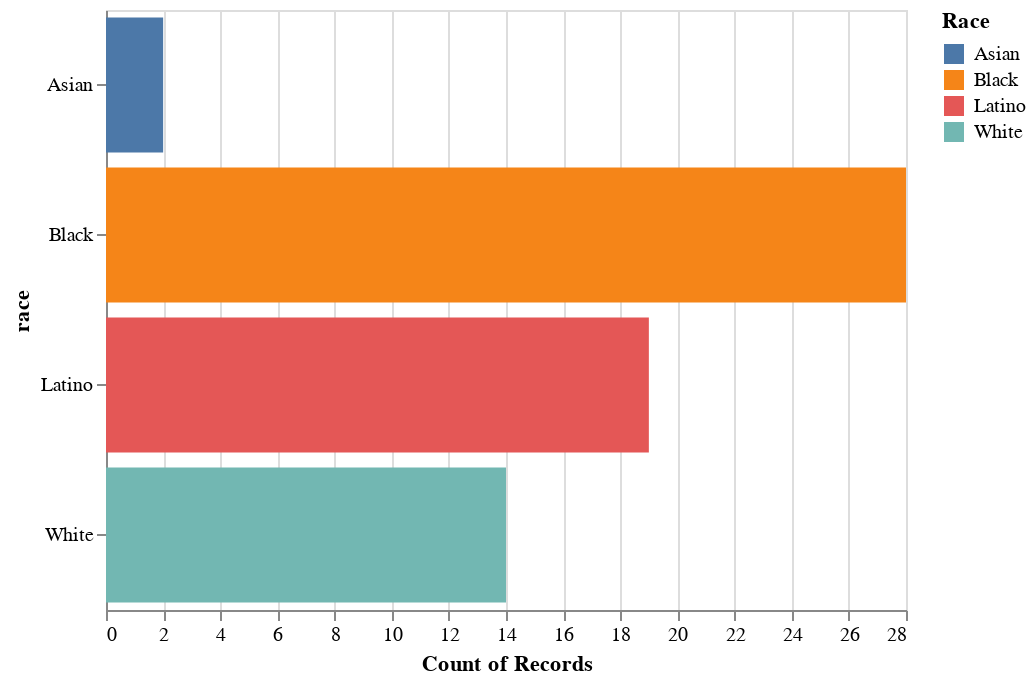

Here is the notebook cell this chart was saved with:
### Markdown cell above
Break out the legend class to clean it up further

### Code cell
alt.Chart(df).mark_bar().encode(
    x="count()",
    y="race",
    color=alt.Color("race", legend=alt.Legend(title="Race"))
)

### Figure 1 — Vega-Lite specification as saved in the notebook (floating-point values rounded to 4 significant figures)
{"$schema": "https://vega.github.io/schema/vega-lite/v2.3.0.json", "config": {"view": {"height": 300, "width": 400}}, "data": {"values": [{"address": "2009 W. 6th St.", "age": 18, "death_date": "1992-04-30", "first_name": "Cesar A.", "gender": "Male", "last_name": "Aguilar", "latitude": 34.06, "longitude": -118.3, "neighborhood": "Westlake", "race": "Latino", "type": "Officer-involved shooting"}, {"address": "Main & College streets", "age": 42, "death_date": "1992-05-01", "first_name": "George", "gender": "Male", "last_name": "Alvarez", "latitude": 34.06, "longitude": -118.2, "neighborhood": "Chinatown", "race": "Latino", "type": "Not riot-related"}, {"address": "3100 Rosecrans Ave.", "age": 40, "death_date": "1992-05-23", "first_name": "Wilson", "gender": "Male", "last_name": "Alvarez", "latitude": 33.9, "longitude": -118.3, "neighborhood": "Hawthorne", "race": "Latino", "type": "Homicide"}, {"address": "Rosecrans & Chester avenues", "age": 30, "death_date": "1992-04-30", "first_name": "Brian E.", "gender": "Male", "last_name": "Andrew", "latitude": 33.9, "longitude": -118.2, "neighborhood": "Compton", "race": "Black", "type": "Officer-involved shooting"}, {"address": "1600 W. 60th St.", "age": 87, "death_date": "1992-05-03", "first_name": "Vivian", "gender": "Female", "last_name": "Austin", "latitude": 33.99, "longitude": -118.3, "neighborhood": "Harvard Park", "race": "Black", "type": "Death"}, {"address": "4404 S. Western Ave.", "age": 27, "death_date": "1992-04-30", "first_name": "Franklin", "gender": "Male", "last_name": "Benavidez", "latitude": 34.0, "longitude": -118.3, "neighborhood": "Vermont Square", "race": "Latino", "type": "Officer-involved shooting"}, {"address": "Harbor Freeway near Slauson Avenue", "age": 42, "death_date": "1992-05-02", "first_name": "Carol", "gender": "Female", "last_name": "Benson", "latitude": 33.99, "longitude": -118.3, "neighborhood": "South Park", "race": "Black", "type": "Death"}, {"address": "2740 W. Olympic Blvd.", "age": 30, "death_date": "1992-04-30", "first_name": "Patrick", "gender": "Male", "last_name": "Bettan", "latitude": 34.05, "longitude": -118.3, "neighborhood": "Koreatown", "race": "White", "type": "Homicide"}, {"address": "Vermont & Leeward avenues", "age": 49, "death_date": "1992-04-30", "first_name": "Hector", "gender": "Male", "last_name": "Castro", "latitude": 34.06, "longitude": -118.3, "neighborhood": "Koreatown", "race": "Latino", "type": "Homicide"}, {"address": "Santa Monica Boulevard & Seward Street", "age": 26, "death_date": "1992-04-30", "first_name": "Jerel L.", "gender": "Male", "last_name": "Channell", "latitude": 34.09, "longitude": -118.3, "neighborhood": "Hollywood", "race": "Black", "type": "Death"}, {"address": "Vermont Avenue & 43rd Street", "age": 15, "death_date": "1992-04-30", "first_name": "Gregory", "gender": "Male", "last_name": "Davis Jr.", "latitude": 34.01, "longitude": -118.3, "neighborhood": "Vermont Square", "race": "Black", "type": "Homicide"}, {"address": "5800 block of South Vermont Avenue", "age": null, "death_date": "1992-05-02", "first_name": "John", "gender": "Male", "last_name": "Doe #80", "latitude": 33.99, "longitude": -118.3, "neighborhood": "Vermont-Slauson", "race": "White", "type": "Homicide"}, {"address": "3500 block of Winslow Drive", "age": 56, "death_date": "1992-05-01", "first_name": "Harry", "gender": "Male", "last_name": "Doller", "latitude": 34.09, "longitude": -118.3, "neighborhood": "Silver Lake", "race": "White", "type": "Not riot-related"}, {"address": "614 S. Locust Ave.", "age": 35, "death_date": "1992-04-30", "first_name": "Kevin J.", "gender": "Male", "last_name": "Edwards", "latitude": 33.89, "longitude": -118.2, "neighborhood": "Compton", "race": "Black", "type": "Not riot-related"}, {"address": "Slauson & 7th avenues", "age": 45, "death_date": "1992-04-30", "first_name": "Howard", "gender": "Male", "last_name": "Epstein", "latitude": 33.99, "longitude": -118.3, "neighborhood": "Hyde Park", "race": "White", "type": "Homicide"}, {"address": "7608 S. Compton Ave.", "age": 65, "death_date": "1992-05-02", "first_name": "Juana", "gender": "Female", "last_name": "Espinosa", "latitude": 33.92, "longitude": -118.2, "neighborhood": "Compton", "race": "Latino", "type": "Homicide"}, {"address": "Braddock Drive & Inglewood Boulevard", "age": 24, "death_date": "1992-05-01", "first_name": "Kevin A.", "gender": "Male", "last_name": "Evanahen", "latitude": 33.99, "longitude": -118.4, "neighborhood": "Del Rey", "race": "White", "type": "Homicide"}, {"address": "1005 S. Fresno St.", "age": 15, "death_date": "1992-04-30", "first_name": "Jose L.", "gender": "Male", "last_name": "Garcia", "latitude": 34.03, "longitude": -118.2, "neighborhood": "Boyle Heights", "race": "Latino", "type": "Not riot-related"}, {"address": "10700 block of Burin Avenue", "age": 15, "death_date": "1992-04-30", "first_name": "Mark", "gender": "Male", "last_name": "Garcia", "latitude": 33.94, "longitude": -118.4, "neighborhood": "Lennox", "race": "Latino", "type": "Officer-involved shooting"}, {"address": "12834 Vanowen St.", "age": 32, "death_date": "1992-12-16", "first_name": "Elias", "gender": "Male", "last_name": "Garcia Rivera", "latitude": 34.19, "longitude": -118.4, "neighborhood": "Valley Glen", "race": "Latino", "type": "Homicide"}, {"address": "2034 W. Pico Blvd.", "age": 36, "death_date": "1992-04-30", "first_name": "Andreas", "gender": "Male", "last_name": "Garnica", "latitude": 34.05, "longitude": -118.3, "neighborhood": "Pico-Union", "race": "Latino", "type": "Not riot-related"}, {"address": "Holt & Loranne avenues", "age": 35, "death_date": "1992-05-01", "first_name": "Meeker", "gender": "Male", "last_name": "Gibson", "latitude": 34.06, "longitude": -117.7, "neighborhood": "Pomona", "race": "Black", "type": "Homicide"}, {"address": "Lemon Avenue & Pacific Coast Highway", "age": 32, "death_date": "1992-04-30", "first_name": "Matthew D.", "gender": "Male", "last_name": "Haines", "latitude": 33.79, "longitude": -118.2, "neighborhood": "Long Beach", "race": "White", "type": "Homicide"}, {"address": "Avalon Boulevard & Slauson Avenue", "age": 38, "death_date": "1992-04-29", "first_name": "Jimmie", "gender": "Male", "last_name": "Harris", "latitude": 33.99, "longitude": -118.3, "neighborhood": "South Park", "race": "Black", "type": "Death"}, {"address": "Central Avenue & 112th Street", "age": 17, "death_date": "1992-04-30", "first_name": "DeAndre", "gender": "Male", "last_name": "Harrison", "latitude": 33.93, "longitude": -118.3, "neighborhood": "Green Meadows", "race": "Black", "type": "Officer-involved shooting"}, {"address": "1439 E. Walnut", "age": 38, "death_date": "1992-05-01", "first_name": "Paul D.", "gender": "Male", "last_name": "Horace", "latitude": 34.02, "longitude": -118.2, "neighborhood": "Central-Alameda", "race": "Black", "type": "Homicide"}, {"address": "Main & 51st streets", "age": 56, "death_date": "1992-05-01", "first_name": "Betty", "gender": "Female", "last_name": "Jackson", "latitude": 34.0, "longitude": -118.3, "neighborhood": "South Park", "race": "Black", "type": "Death"}, {"address": "11322 Alvaro St.", "age": 38, "death_date": "1992-04-30", "first_name": "Dennis Ray", "gender": "Male", "last_name": "Jackson", "latitude": 33.93, "longitude": -118.3, "neighborhood": "Watts", "race": "Black", "type": "Officer-involved shooting"}, {"address": "Willowbrook Avenue & Alondra Boulevard", "age": 25, "death_date": "1992-04-30", "first_name": "Tranh", "gender": "Male", "last_name": "Lam", "latitude": 33.89, "longitude": -118.2, "neighborhood": "Compton", "race": "Asian", "type": "Homicide"}, {"address": "Hobart Boulevard & 3rd Street", "age": 18, "death_date": "1992-04-30", "first_name": "Edward Song", "gender": "Male", "last_name": "Lee", "latitude": 34.07, "longitude": -118.3, "neighborhood": "Koreatown", "race": "Asian", "type": "Homicide"}, {"address": "16th Street & Central Avenue", "age": 36, "death_date": "1992-04-30", "first_name": "Frank D.", "gender": "Male", "last_name": "Lopez", "latitude": 34.03, "longitude": -118.2, "neighborhood": "Downtown", "race": "Latino", "type": "Homicide"}, {"address": "Santa Monica Boulevard & Seward Street", "age": 18, "death_date": "1992-04-30", "first_name": "Darnell R.", "gender": "Male", "last_name": "Mallory", "latitude": 34.09, "longitude": -118.3, "neighborhood": "Hollywood", "race": "Black", "type": "Death"}, {"address": "1800 block of East New York Drive", "age": 51, "death_date": "1992-05-01", "first_name": "Lucie R.", "gender": "Female", "last_name": "Maronian", "latitude": 34.18, "longitude": -118.1, "neighborhood": "Altadena", "race": "White", "type": "Homicide"}, {"address": "near North Los Robles Avenue & Claremont Street", "age": 22, "death_date": "1992-05-03", "first_name": "Howard Eugene", "gender": "Male", "last_name": "Martin", "latitude": 34.17, "longitude": -118.1, "neighborhood": "Pasadena", "race": "Black", "type": "Officer-involved shooting"}, {"address": "Avalon Boulevard & 102nd Street", "age": 45, "death_date": "1992-04-30", "first_name": "Ira F.", "gender": "Male", "last_name": "McCurry", "latitude": 33.94, "longitude": -118.3, "neighborhood": "Green Meadows", "race": "White", "type": "Homicide"}, {"address": "Florence Avenue & Cimarron Street", "age": 32, "death_date": "1992-05-01", "first_name": "Alfred V.", "gender": "Male", "last_name": "Miller", "latitude": 33.97, "longitude": -118.3, "neighborhood": "Chesterfield Square", "race": "Black", "type": "Homicide"}, {"address": "120th Street & Central Avenue", "age": 23, "death_date": "1992-04-29", "first_name": "Arturo C.", "gender": "Male", "last_name": "Miranda", "latitude": 33.92, "longitude": -118.3, "neighborhood": "Green Meadows", "race": "Latino", "type": "Homicide"}, {"address": "2137 E. 115th St.", "age": 24, "death_date": "1992-05-01", "first_name": "Suzanne R.", "gender": "Female", "last_name": "Morgan", "latitude": 33.93, "longitude": -118.2, "neighborhood": "Watts", "race": "Black", "type": "Not riot-related"}, {"address": "1601 S. Western Ave.", "age": 20, "death_date": "1992-08-12", "first_name": "Nissar", "gender": "Male", "last_name": "Mustafa", "latitude": 34.04, "longitude": -118.3, "neighborhood": "Harvard Heights", "race": "White", "type": "Homicide"}, {"address": "Western Avenue & 92nd Street", "age": 27, "death_date": "1992-04-30", "first_name": "Ernest", "gender": "Male", "last_name": "Neal Jr.", "latitude": 33.95, "longitude": -118.3, "neighborhood": "Gramercy Park", "race": "Black", "type": "Homicide"}, {"address": "San Pedro & 78th streets", "age": 21, "death_date": "1992-04-30", "first_name": "Anthony", "gender": "Male", "last_name": "Netherly", "latitude": 33.97, "longitude": -118.3, "neighborhood": "Florence", "race": "Black", "type": "Homicide"}, {"address": "Florence Avenue & Flower Street", "age": 21, "death_date": "1992-05-01", "first_name": "Charles W.", "gender": "Male", "last_name": "Orebo", "latitude": 33.97, "longitude": -118.3, "neighborhood": "Florence", "race": "Black", "type": "Officer-involved shooting"}, {"address": "Santa Monica Boulevard & Seward Street", "age": 37, "death_date": "1992-04-30", "first_name": "Juanita", "gender": "Female", "last_name": "Pettaway", "latitude": 34.09, "longitude": -118.3, "neighborhood": "Hollywood", "race": "Black", "type": "Death"}, {"address": "4028 Santa Monica Blvd.", "age": 20, "death_date": "1992-04-30", "first_name": "Juan A.", "gender": "Male", "last_name": "Pineda", "latitude": 34.09, "longitude": -118.3, "neighborhood": "Silver Lake", "race": "Latino", "type": "Homicide"}, {"address": "12732 Bess St.", "age": 23, "death_date": "1992-05-03", "first_name": "Hugo G.", "gender": "Male", "last_name": "Ramirez", "latitude": 34.07, "longitude": -118.0, "neighborhood": "Baldwin Park", "race": "Latino", "type": "Not riot-related"}, {"address": "11690 Gateway Blvd.", "age": 68, "death_date": "1992-05-01", "first_name": "Aaron", "gender": "Male", "last_name": "Ratinoff", "latitude": 34.03, "longitude": -118.4, "neighborhood": "Sawtelle", "race": "White", "type": "Homicide"}, {"address": "Pico Boulevard & Vermont Avenue", "age": 26, "death_date": "1992-05-03", "first_name": "Victor R.", "gender": "Male", "last_name": "Rivas", "latitude": 34.05, "longitude": -118.3, "neighborhood": "Pico-Union", "race": "Latino", "type": "Officer-involved shooting"}, {"address": "2882 W. 9th St.", "age": 33, "death_date": "1992-05-01", "first_name": "William", "gender": "Male", "last_name": "Ross", "latitude": 34.06, "longitude": -118.3, "neighborhood": "Koreatown", "race": "White", "type": "Homicide"}, {"address": "3100 block of South Main Street", "age": 20, "death_date": "1992-05-20", "first_name": "Juan V.", "gender": "Male", "last_name": "Salgado", "latitude": 34.02, "longitude": -118.3, "neighborhood": "Historic South-Central", "race": "Latino", "type": "Homicide"}, {"address": "San Diego Freeway & San Fernando Mission Boulevard", "age": 31, "death_date": "1992-05-03", "first_name": "Imad", "gender": "Male", "last_name": "Sharaf", "latitude": 34.27, "longitude": -118.5, "neighborhood": "Mission Hills", "race": "Black", "type": "Not riot-related"}, {"address": "Vermont Avenue & Santa Monica Boulevard", "age": 25, "death_date": "1992-05-01", "first_name": "Jose", "gender": "Male", "last_name": "Solorzano", "latitude": 34.09, "longitude": -118.3, "neighborhood": "East Hollywood", "race": "Latino", "type": "Homicide"}, {"address": "2600 block of Florence Avenue", "age": 20, "death_date": "1992-04-30", "first_name": "George A.", "gender": "Male", "last_name": "Sosa", "latitude": 33.97, "longitude": -118.2, "neighborhood": "Huntington Park", "race": "Latino", "type": "Homicide"}, {"address": "11322 Alvaro St.", "age": 31, "death_date": "1992-04-30", "first_name": "Anthony J.", "gender": "Male", "last_name": "Taylor", "latitude": 33.93, "longitude": -118.3, "neighborhood": "Watts", "race": "Black", "type": "Officer-involved shooting"}, {"address": "4365 S. Vermont Ave.", "age": 42, "death_date": "1992-04-29", "first_name": "Dwight", "gender": "Male", "last_name": "Taylor", "latitude": 34.0, "longitude": -118.3, "neighborhood": "Vermont Square", "race": "Black", "type": "Homicide"}, {"address": "5213 Sunset Blvd.", "age": 26, "death_date": "1992-04-30", "first_name": "James L.", "gender": "Male", "last_name": "Taylor", "latitude": 34.1, "longitude": -118.3, "neighborhood": "East Hollywood", "race": "Black", "type": "Homicide"}, {"address": "5510 W. Sunset Blvd.", "age": 54, "death_date": "1993-11-24", "first_name": "Wallace", "gender": "Male", "last_name": "Tope", "latitude": 34.1, "longitude": -118.3, "neighborhood": "Hollywood", "race": "White", "type": "Homicide"}, {"address": "San Fernando Road & San Fernando Mission Boulevard", "age": 15, "death_date": "1992-04-29", "first_name": "Edward Anthony", "gender": "Male", "last_name": "Travens", "latitude": 34.28, "longitude": -118.4, "neighborhood": "San Fernando", "race": "White", "type": "Not riot-related"}, {"address": "5100 block of West Slauson Avenue", "age": 33, "death_date": "1992-04-29", "first_name": "Eduardo C.", "gender": "Male", "last_name": "Vela", "latitude": 33.99, "longitude": -118.4, "neighborhood": "Ladera Heights", "race": "Latino", "type": "Homicide"}, {"address": "11932 Cometa Ave.", "age": 20, "death_date": "1992-05-02", "first_name": "Fredrick", "gender": "Male", "last_name": "Ward", "latitude": 34.29, "longitude": -118.4, "neighborhood": "Pacoima", "race": "Black", "type": "Homicide"}, {"address": "4365 S. Vermont Ave.", "age": 18, "death_date": "1992-04-29", "first_name": "Louis A.", "gender": "Male", "last_name": "Watson", "latitude": 34.01, "longitude": -118.3, "neighborhood": "Vermont Square", "race": "Black", "type": "Homicide"}, {"address": "Western Avenue & 92nd Street", "age": 33, "death_date": "1992-04-30", "first_name": "Elbert O.", "gender": "Male", "last_name": "Wilkins", "latitude": 33.95, "longitude": -118.3, "neighborhood": "Gramercy Park", "race": "Black", "type": "Homicide"}, {"address": "10621 Sepulveda Blvd.", "age": 37, "death_date": "1992-04-29", "first_name": "John H.", "gender": "Male", "last_name": "Willers", "latitude": 34.26, "longitude": -118.5, "neighborhood": "Mission Hills", "race": "White", "type": "Homicide"}, {"address": "Gage & Western avenues", "age": 29, "death_date": "1992-04-29", "first_name": "Willie Bernard", "gender": "Male", "last_name": "Williams", "latitude": 33.98, "longitude": -118.3, "neighborhood": "Chesterfield Square", "race": "Black", "type": "Death"}]}, "encoding": {"color": {"field": "race", "legend": {"title": "Race"}, "type": "nominal"}, "x": {"aggregate": "count", "type": "quantitative"}, "y": {"field": "race", "type": "nominal"}}, "mark": "bar"}
